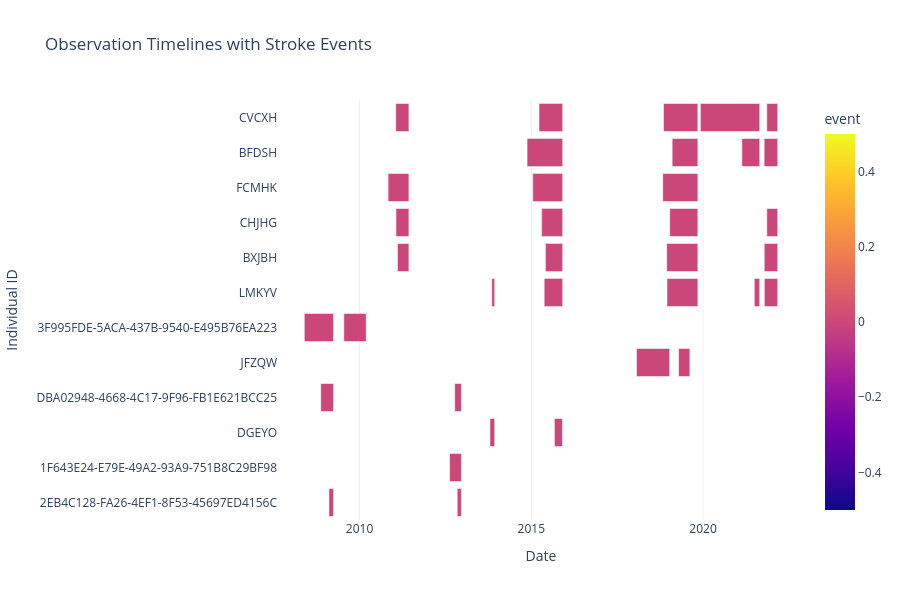

The code cell stored with this chart in its notebook:
### Markdown cell above
#### Timeline plots

### Code cell
# Get unique IDs
# ---------------------------------------------------------------------------
unique_ids = df['individual_id'].drop_duplicates()

# Adjust sample size to the number of available individuals
sample_size = min(12, len(unique_ids))

# Take sample safely
sample_ids = unique_ids.sample(sample_size, random_state=42)

# Filter dataset for those individuals
df_sample = df[df['individual_id'].isin(sample_ids)]

# ---------------------------------------------------------------------------
# Create timeline visualization
# ---------------------------------------------------------------------------
fig = px.timeline(
    df_sample,
    x_start="start_date",
    x_end="end_date",
    y="individual_id",
    color="event",
    color_discrete_map={0: "skyblue", 1: "red"},
    title="Observation Timelines with Stroke Events",
)

# ---------------------------------------------------------------------------
# Update layout
fig.update_yaxes(title="Individual ID", categoryorder="total ascending")
fig.update_xaxes(title="Date")
fig.update_layout(
    legend_title_text="Stroke Event (1=Yes, 0=No)",
    template="plotly_white",
    height=600,
)

# ---------------------------------------------------------------------------
# Save (Plotly)
# ---------------------------------------------------------------------------
fig.write_image(
    FIG_DIR / "observation_timelines_Agincourt_Nairobi_new.png",
    scale=3  # improves resolution for presentations
)
fig.show()

### Figure 1 — Plotly figure (JSON) as saved in the notebook; plotly's stock layout.template omitted (floating-point values rounded to 4 significant figures)
{"data": [{"base": ["2012-08-16T00:00:00.000000000", "2009-02-10T00:00:00.000000000", "2012-11-05T00:00:00.000000000", "2008-05-24T00:00:00.000000000", "2009-07-18T00:00:00.000000000", "2014-11-18T00:00:00.000000000", "2014-11-18T00:00:00.000000000", "2019-02-07T00:00:00.000000000", "2021-02-17T00:00:00.000000000", "2021-10-12T00:00:00.000000000", "2011-02-09T00:00:00.000000000", "2015-06-02T00:00:00.000000000", "2015-06-02T00:00:00.000000000", "2018-12-11T00:00:00.000000000", "2021-10-13T00:00:00.000000000", "2011-01-24T00:00:00.000000000", "2015-04-22T00:00:00.000000000", "2015-04-22T00:00:00.000000000", "2019-01-12T00:00:00.000000000", "2021-11-09T00:00:00.000000000", "2011-01-21T00:00:00.000000000", "2015-03-25T00:00:00.000000000", "2015-03-25T00:00:00.000000000", "2018-11-07T00:00:00.000000000", "2019-12-04T00:00:00.000000000", "2021-11-09T00:00:00.000000000", "2008-11-15T00:00:00.000000000", "2012-10-09T00:00:00.000000000", "2013-10-19T00:00:00.000000000", "2015-09-04T00:00:00.000000000", "2010-11-01T00:00:00.000000000", "2015-01-17T00:00:00.000000000", "2015-01-17T00:00:00.000000000", "2018-10-30T00:00:00.000000000", "2018-01-24T00:00:00.000000000", "2019-04-16T00:00:00.000000000", "2013-11-07T00:00:00.000000000", "2015-05-19T00:00:00.000000000", "2015-05-19T00:00:00.000000000", "2018-12-14T00:00:00.000000000", "2021-06-29T00:00:00.000000000", "2021-10-14T00:00:00.000000000"], "hovertemplate": "start_date=%{base}<br>end_date=%{x}<br>individual_id=%{y}<br>event=%{marker.color}<extra></extra>", "legendgroup": "", "marker": {"color": [0, 0, 0, 0, 0, 0, 0, 0, 0, 0, 0, 0, 0, 0, 0, 0, 0, 0, 0, 0, 0, 0, 0, 0, 0, 0, 0, 0, 0, 0, 0, 0, 0, 0, 0, 0, 0, 0, 0, 0, 0, 0], "coloraxis": "coloraxis", "pattern": {"shape": ""}}, "name": "", "orientation": "h", "showlegend": false, "textposition": "auto", "type": "bar", "x": [10800000000, 4147200000, 3801600000, 26784000000, 20563200000, 32572800000, 32572800000, 23587200000, 16416000000, 12441600000, 10454400000, 15638400000, 15638400000, 28598400000, 12355200000, 11836800000, 19180800000, 19180800000, 25833600000, 10022400000, 12096000000, 21600000000, 21600000000, 31536000000, 54518400000, 10022400000, 11664000000, 6134400000, 4320000000, 7344000000, 19094400000, 27388800000, 27388800000, 32227200000, 30412800000, 10368000000, 2678400000, 16848000000, 16848000000, 28339200000, 5011200000, 12268800000], "xaxis": "x", "y": ["1F643E24-E79E-49A2-93A9-751B8C29BF98", "2EB4C128-FA26-4EF1-8F53-45697ED4156C", "2EB4C128-FA26-4EF1-8F53-45697ED4156C", "3F995FDE-5ACA-437B-9540-E495B76EA223", "3F995FDE-5ACA-437B-9540-E495B76EA223", "BFDSH", "BFDSH", "BFDSH", "BFDSH", "BFDSH", "BXJBH", "BXJBH", "BXJBH", "BXJBH", "BXJBH", "CHJHG", "CHJHG", "CHJHG", "CHJHG", "CHJHG", "CVCXH", "CVCXH", "CVCXH", "CVCXH", "CVCXH", "CVCXH", "DBA02948-4668-4C17-9F96-FB1E621BCC25", "DBA02948-4668-4C17-9F96-FB1E621BCC25", "DGEYO", "DGEYO", "FCMHK", "FCMHK", "FCMHK", "FCMHK", "JFZQW", "JFZQW", "LMKYV", "LMKYV", "LMKYV", "LMKYV", "LMKYV", "LMKYV"], "yaxis": "y"}], "layout": {"barmode": "overlay", "coloraxis": {"colorbar": {"title": {"text": "event"}}, "colorscale": [[0, "#0d0887"], [0.1111, "#46039f"], [0.2222, "#7201a8"], [0.3333, "#9c179e"], [0.4444, "#bd3786"], [0.5556, "#d8576b"], [0.6667, "#ed7953"], [0.7778, "#fb9f3a"], [0.8889, "#fdca26"], [1, "#f0f921"]]}, "height": 600, "legend": {"title": {"text": "Stroke Event (1=Yes, 0=No)"}, "tracegroupgap": 0}, "title": {"text": "Observation Timelines with Stroke Events"}, "xaxis": {"anchor": "y", "domain": [0, 1], "title": {"text": "Date"}, "type": "date"}, "yaxis": {"anchor": "x", "categoryorder": "total ascending", "domain": [0, 1], "title": {"text": "Individual ID"}}}}
